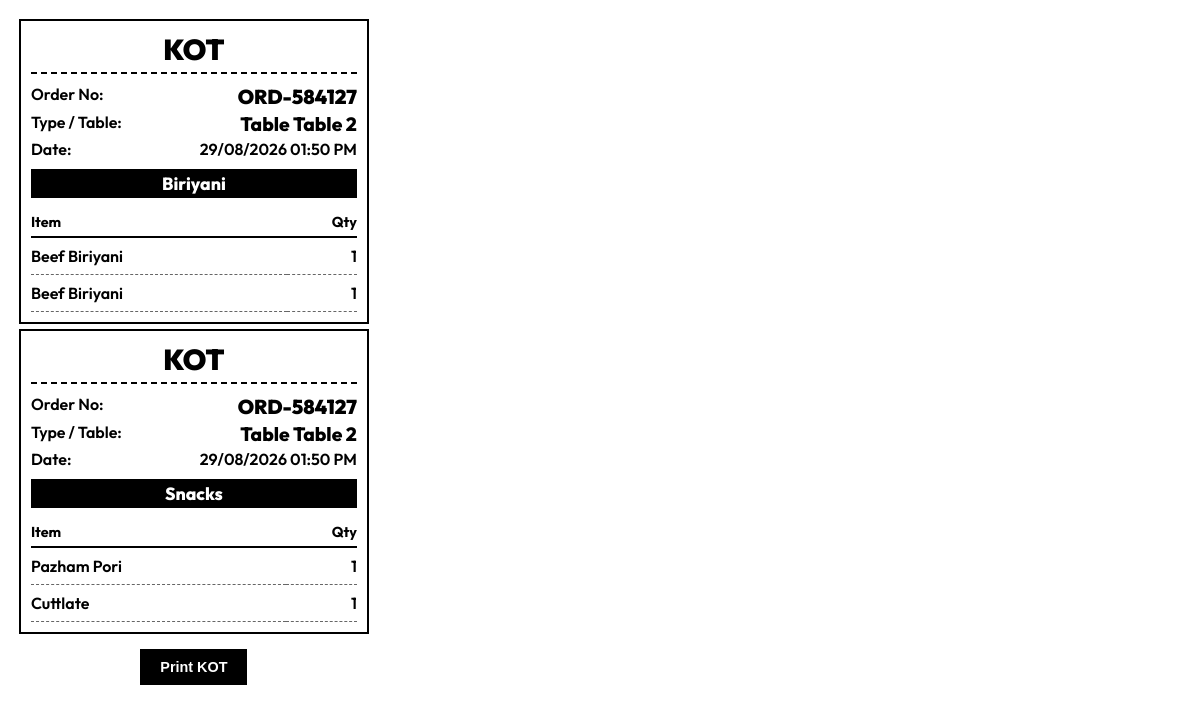
Page /kot/ORD-584127/ (signed in) on the committed database.
### core/models.py (models this page shows, shortened)
class OrderItem(models.Model):
    order = models.ForeignKey(Order, related_name='items', on_delete=models.CASCADE)
    menu_item = models.ForeignKey(MenuItem, on_delete=models.CASCADE)
    item_name = models.CharField(max_length=200, blank=True)
    quantity = models.IntegerField(default=1)
    price = models.DecimalField(max_digits=8, decimal_places=2)
    special_instructions = models.TextField(blank=True, null=True)
    is_printed = models.BooleanField(default=False)

class Order(models.Model):
    STATUS_CHOICES = (
        ('pending', 'Pending'),
        ('invoiced', 'Invoiced'),
        ('paid', 'Paid'),
        ('cancelled', 'Cancelled'),
    )
    PAYMENT_CHOICES = (
        ('cash', 'Cash'),
        ('card', 'Card / Online'),
        ('split', 'Split (Cash + Card)'),
    )
    company = models.ForeignKey(Company, related_name='orders', on_delete=models.CASCADE)
    order_number = models.CharField(max_length=20, unique=True, blank=True)
    table = models.ForeignKey(Table, related_name='orders', on_delete=models.SET_NULL, null=True, blank=True)
    status = models.CharField(max_length=20, choices=STATUS_CHOICES, default='pending')
    payment_method = models.CharField(max_length=10, choices=PAYMENT_CHOICES, default='cash')
    cash_amount = models.DecimalField(max_digits=10, decimal_places=2, default=0.00)
    upi_amount = models.DecimalField(max_digits=10, decimal_places=2, default=0.00)
    total_amount = models.DecimalField(max_digits=10, decimal_places=2, default=0.00)
    order_type = models.CharField(max_length=20, default='dine_in')
    billed_by = models.ForeignKey('auth.User', on_delete=models.SET_NULL, null=True, blank=True)
    created_at = models.DateTimeField(auto_now_add=True)

class Table(models.Model):
    company = models.ForeignKey(Company, related_name='tables', on_delete=models.CASCADE)
    table_number = models.CharField(max_length=10)
    seating_capacity = models.IntegerField()
    is_occupied = models.BooleanField(default=False)

class Category(models.Model):
    company = models.ForeignKey(Company, related_name='categories', on_delete=models.CASCADE)
    name = models.CharField(max_length=100)
    printer = models.ForeignKey(Printer, related_name='categories', on_delete=models.SET_NULL, null=True, blank=True)

### core/views.py (the view)
# urls.py: path('kot/<str:order_number>/', views.kot_view, name='kot_view'),
@login_required(login_url='login_view')
def kot_view(request, order_number):
    company = request.user.profile.company
    order = Order.objects.get(order_number=order_number, company=company)
    items = OrderItem.objects.filter(order=order)
    new_only = request.GET.get('new_only') == '1'
    if new_only:
        items = items.filter(is_printed=False)
    category_filter = request.GET.get('category')
    if category_filter:
        items = items.filter(menu_item__category__name=category_filter)
    category_items = {}
    items_to_mark = []
    for item in items:
        cat_name = item.menu_item.category.name
        if cat_name not in category_items:
            category_items[cat_name] = []
        category_items[cat_name].append(item)
        items_to_mark.append(item.id)
    if new_only and items_to_mark:
        OrderItem.objects.filter(id__in=items_to_mark).update(is_printed=True)
    return render(request, 'core/kot.html', {'order': order, 'category_items': category_items})

### core/templates/core/kot.html (shortened to what this page needs)
<!DOCTYPE html>
<html lang="en">
<head>
</head>
<body>
    {% for category, items in category_items.items %}
    <div class="kot-ticket">
        <div class="header">
            {% if not order.table or order.order_type == 'parcel' %}
                <h1 style="font-weight:900; font-size:2rem; letter-spacing:1px;">*** PARCEL ***</h1>
            {% else %}
                <h1 style="font-weight:900;">KOT</h1>
            {% endif %}
        </div>
        <div class="meta-info">
            <div><span>Order No:</span><span style="font-weight:900; font-size:1.25rem;">{{ order.order_number }}</span></div>
            <div><span>Type / Table:</span><span style="font-size:1.2rem; font-weight:800;">{% if not order.table or order.order_type == 'parcel' %}PARCEL / TAKEAWAY{% else %}Table {{ order.table.table_number }}{% endif %}</span></div>
            <div><span>Date:</span><span>{{ order.created_at|date:"d/m/Y h:i A" }}</span></div>
        </div>
        <div class="category-name">{{ category }}</div>
        <table>
            <tr><th>Item</th><th style="text-align:right">Qty</th></tr>
            {% for item in items %}
            <tr>
                <td>{{ item.item_name }}</td>
                <td style="text-align:right">{{ item.quantity }}</td>
            </tr>
            {% endfor %}
        </table>
    </div>
    {% endfor %}
    <button class="print-btn" onclick="window.print()">Print KOT</button>
</body>
</html>

### core/templates/core/kot.html (style rules this page uses)
body { font-family: 'Outfit', sans-serif; max-width: 350px; margin: 5mm; padding: 0; color: #000; }
.kot-ticket { border: 2px solid #000; padding: 10px; margin-bottom: 5px; }
.header { text-align: center; border-bottom: 2px dashed #000; padding-bottom: 5px; margin-bottom: 10px; }
.header h1 { margin: 0; font-size: 1.8rem; font-weight: 800; text-transform: uppercase; }
.meta-info { font-size: 1rem; margin: 5px 0; font-weight: 600; }
.meta-info div { display: flex; justify-content: space-between; margin: 3px 0; }
table { width: 100%; border-collapse: collapse; margin-top: 10px; }
th { text-align: left; padding: 5px 0; border-bottom: 2px solid #000; font-size: 0.9rem; }
td { padding: 8px 0; border-bottom: 1px dashed #666; font-size: 1rem; font-weight: 600; }
.category-name { text-align: center; font-size: 1.1rem; font-weight: 800; margin: 10px 0 5px; background: #000; color: #fff; padding: 3px; }
.print-btn { display: block; text-align: center; margin: 15px auto 0; padding: 10px 20px; background: #000; color: white; border: none; font-weight: 800; font-size: 0.9rem; cursor: pointer; }

### rows in the picture
OrderItem: name "Biriyani", item_name "Beef Biriyani", quantity "1"
Order: order_number "ORD-584127", table.table_number "Table 2", created_at "29/08/2026 01:50 PM"
OrderItem: item_name "Beef Biriyani", quantity "1"
OrderItem: name "Snacks", item_name "Pazham Pori", quantity "1"
OrderItem: item_name "Cuttlate", quantity "1"
